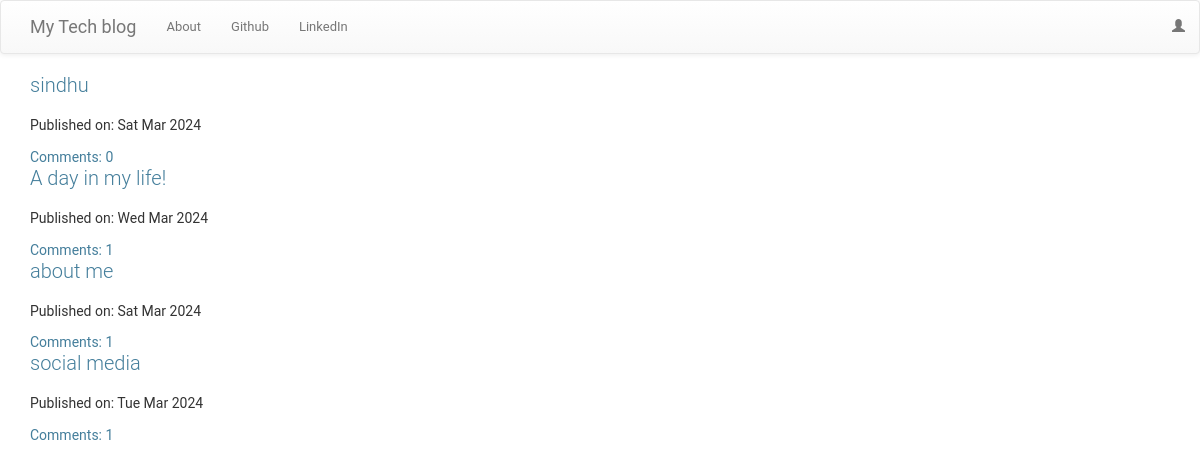
Screenshot of /blog/ with the database file from the repository.
### blog/models.py (models this page shows, shortened)
class Post(models.Model):
    author = models.ForeignKey(User, on_delete=models.CASCADE)
    title = models.CharField(max_length=200)
    text = models.TextField()
    created_date = models.DateTimeField(default=timezone.now)
    published_date = models.DateTimeField(blank=True, null=True)
    def approve_comments(self):
        return self.comments.filter(approved_comment=True)

### blog/views.py (the view)
class PostListView(ListView):
    model = Post
    template_name = 'post_list.html'
    def get_queryset(self):
        return Post.objects.filter(published_date__lte=timezone.now()).order_by('-published_date')

### blog/templates/post_list.html
{% extends 'base.html' %}
{% block content %}
<div class="centerstage">
    {% for post in post_list %}
        <div class="post">
            <h1><a href="{% url 'post_detail' pk=post.pk %}">{{ post.title }}</a></h1>
            <div class="date">
                <p>Published on: {{ post.published_date|date:"D M Y"}}</p>
            </div>
            <a href="{% url 'post_detail' pk=post.pk %}">Comments: {{ post.approve_comments.count }}</a>
        </div>
    {% endfor %}
</div>
{% endblock %}

### blog/templates/base.html (shortened to what this page needs)
<!DOCTYPE html>
{% load static %}
<html>
    <head>
        <link rel="stylesheet" href="https://maxcdn.bootstrapcdn.com/bootstrap/3.3.7/css/bootstrap.min.css">
        <link rel="stylesheet" href="https://maxcdn.bootstrapcdn.com/bootstrap/3.3.7/css/bootstrap-theme.min.css">
        <link rel="stylesheet" href="//cdn.jsdelivr.net/medium-editor/latest/css/medium-editor.min.css" type="text/css" media="screen" charset="utf-8">
        <link rel="stylesheet" href="{% static 'css/blog.css' %}">
<body class='loader'>
  <nav class="navbar navbar-default techfont custom-navbar">
    <div class="container">
      <ul class="nav navbar-nav">
        <li><a class='navbar-brand bigbrand' href="{% url 'post_list' %}">My Tech blog</a></li>
        <li><a href="{% url 'about'%}">About</a></li>
        <li><a href="https://www.github.com">Github</a></li>
        <li><a href="https://www.linkedin.com">LinkedIn</a></li>
      </ul>
      <ul class="nav navbar-nav navbar-right">
        {% if user.is_authenticated %}
        <li>
          <a href="{% url 'post_new' %}" >New Post</a>
        </li>
        <li>
          <a href="{% url 'post_draft_list' %}">Drafts</a>
        </li>
        <li>
          <a href="{% url 'logout' %}" >Log out</a>
        </li>
        <li>
          <a >Welcome: {{ user.username }}</a>
        </li>
          {% else %}
          <li><a class='nav navbar-right' href="{% url 'login' %}" ><span class="glyphicon glyphicon-user"></span></a></li>
        {% endif %}
      </ul>
  </div>
</nav>
        <div class="content container">
            <div class="row">
                <div class="col-md-8">
                  <div class="blog_posts">
                    {% block content %}
                    {% endblock %}
                  </div>
                </div>
            </div>
        </div>
</body>
</html>

### blog/static/css/blog.css (style rules this page uses)
body { margin: 0; padding: 0; font-size: 14px; font-family: "Roboto","Lucida Grande","DejaVu Sans","Bitstream Vera Sans",Verdana,Arial,sans-serif; color: #333; background: #fff; }
a:link, a:visited { color: #447e9b; text-decoration: none; }
p, ol, ul, dl { margin: .2em 0 .8em 0; }
p { padding: 0; line-height: 140%; }
h1,h2,h3,h4,h5 { font-weight: bold; }
h1 { margin: 0 0 20px; font-weight: 300; font-size: 20px; color: #666; }
ul li { list-style-type: square; padding: 1px 0; }
li, dt, dd { font-size: 13px; line-height: 20px; }

### rows the page displays
Post: title "sindhu", published_date "Sat Mar 2024", approve_comments.count "0"
Post: title "A day in my life!", published_date "Wed Mar 2024", approve_comments.count "1"
Post: title "about me", published_date "Sat Mar 2024", approve_comments.count "1"
Post: title "social media", published_date "Tue Mar 2024", approve_comments.count "1"
